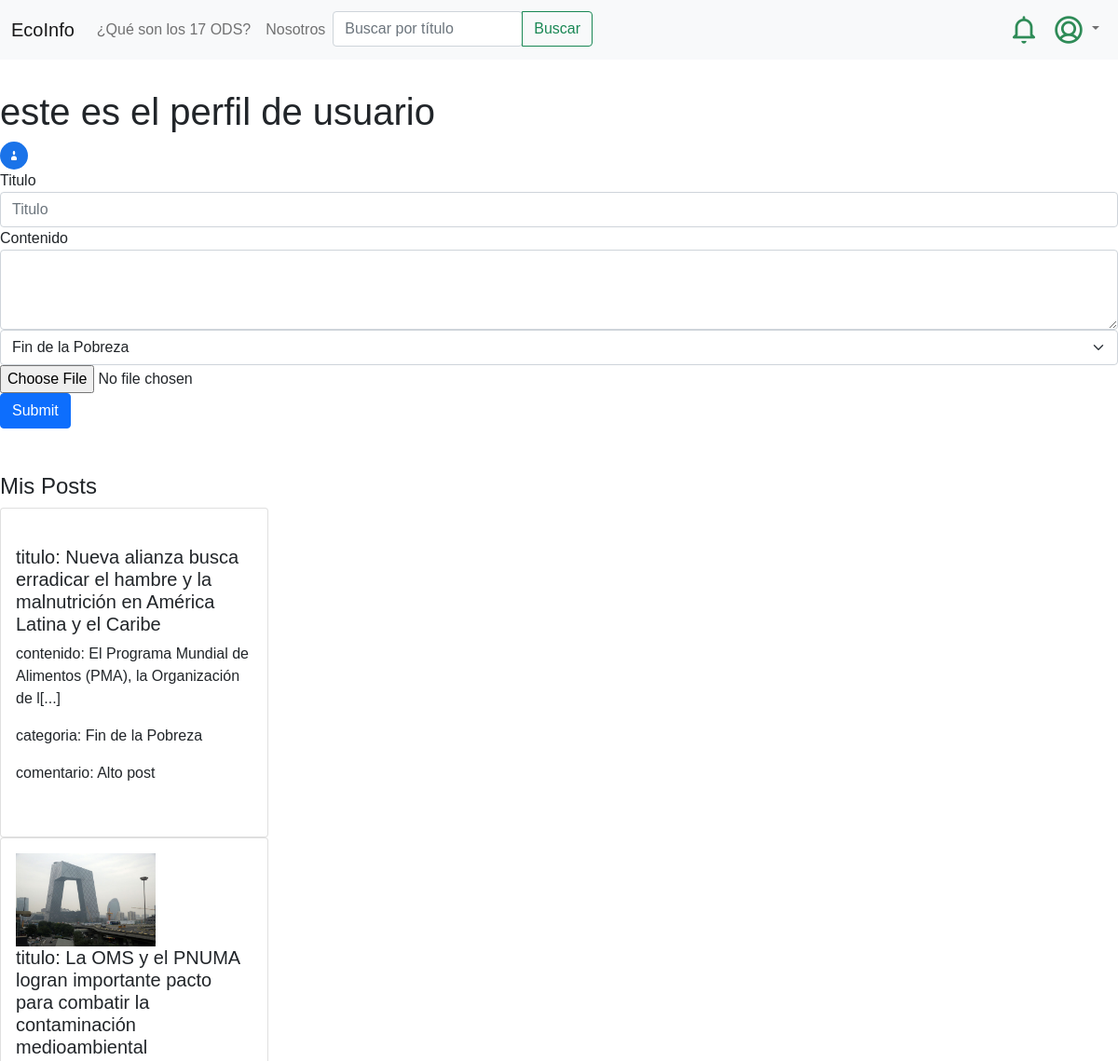
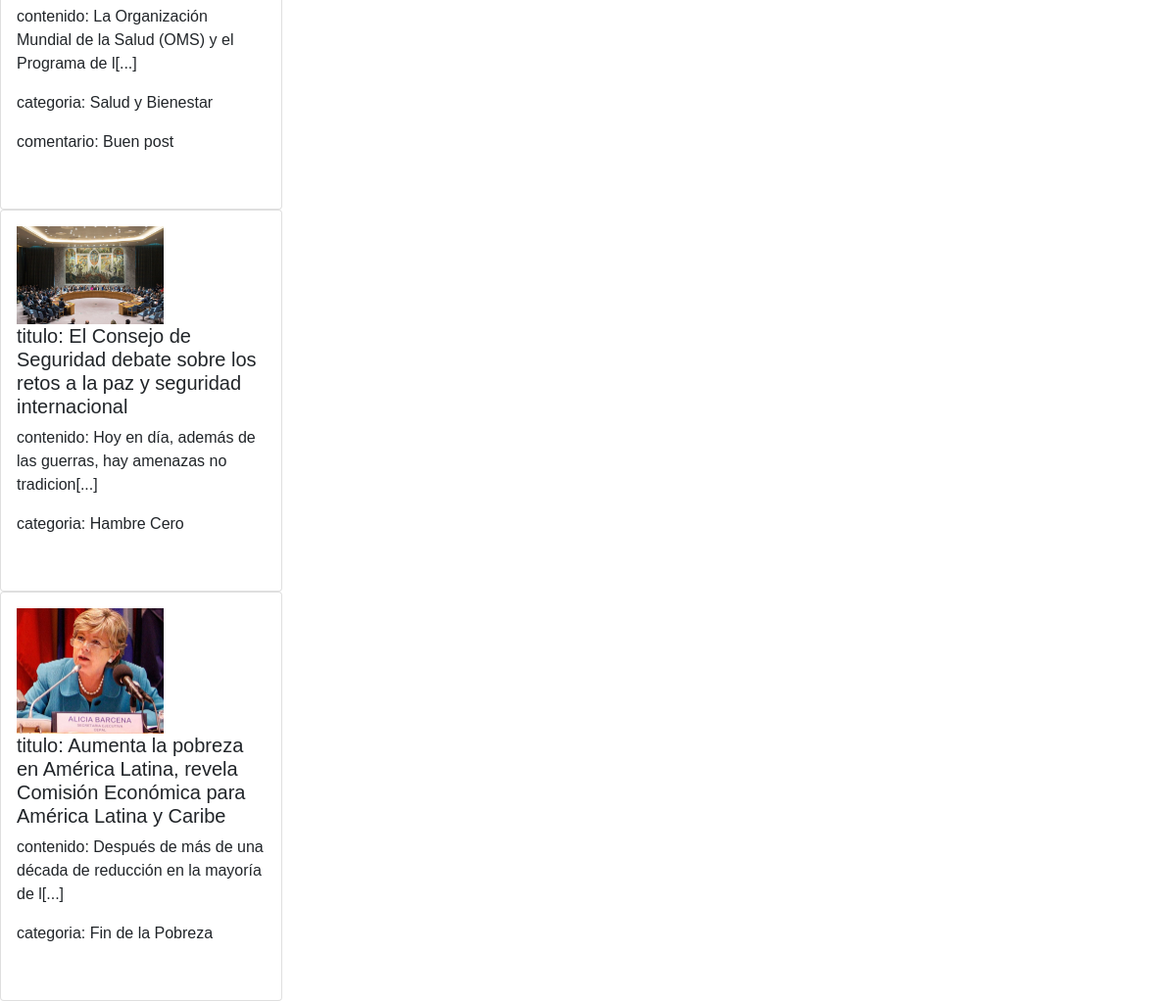
Page /perfil_usuario/ (signed in) on the committed database (2 pictures, top to bottom).
### feed/models.py (models this page shows, shortened)
class usuario(models.Model):
    id = models.AutoField(primary_key=True)
    usuario_fk = models.OneToOneField(User, on_delete=models.CASCADE)
    tipo_usuario = models.ForeignKey(tipo_usuario, on_delete=models.CASCADE, null=False)
    foto= models.FileField(upload_to='fotos_perfil', default='foto_default.jpg')

class post(models.Model):
    posteador = models.ForeignKey(User, on_delete=models.CASCADE, null=True)
    titulo = models.CharField(max_length=100)
    contenido = models.TextField()
    pre_contenido = models.TextField()
    categoria = models.ForeignKey(categoria, on_delete=models.CASCADE,  default=1, null=False)
    creado_en = models.DateTimeField(auto_now_add=True)
    actualizado_en = models.DateTimeField(auto_now=True)
    me_gusta = models.IntegerField(default=0)
    no_megusta = models.IntegerField(default=0)
    imagen = models.FileField(upload_to='imagenes_posts', default='post_default.jpg')
    visitas = models.IntegerField(default=0)

class categoria(models.Model):
    name = models.CharField(max_length=50)
    imagen = models.ImageField(upload_to='categoria',default='categoria_default.png')
    def __str__(self):
        return self.name

class comentario(models.Model):
    post = models.ForeignKey(post, on_delete=models.CASCADE)
    comentador = models.ForeignKey(User, on_delete=models.CASCADE, null=True)
    nombre_comentador = models.CharField(max_length=50, null=True)
    contenido = models.TextField()
    creado_en = models.DateTimeField(auto_now_add=True)
    actualizado_en = models.DateTimeField(auto_now=True)
    aprobado = models.BooleanField(default=False)

### feed/views.py (the view)
# urls.py: path('perfil_usuario/',views.perfil_usuario, name='perfil_usuario'),
@login_required
def perfil_usuario(request):
    notif_user = notificaciones.objects.filter(post__posteador_id=request.user.id ).exclude(usuario_id = request.user.id).order_by('creado_en').reverse()[:10]
    mis_posteos = post.objects.filter(posteador_id=request.user.id).order_by('creado_en').reverse()
    mis_categorias = categoria.objects.filter(id__in = mis_posteos )
    mis_comentarios = comentario.objects.filter(comentador_id=request.user.id).order_by('creado_en').reverse()
    categorias = categoria.objects.all()
    usuario_actual = usuario.objects.get( usuario_fk_id =request.user.id)
    contexto = {'mis_posteos':mis_posteos, 'mis_comentarios':mis_comentarios, 'categorias':categorias, 'notif_user':notif_user, 'mis_categorias':mis_categorias, 'usuario_actual':usuario_actual}
    return render(request,"perfil_usuario.html",contexto)

### feed/templates/perfil_usuario.html (shortened to what this page needs)
{% extends "base.html" %}
{% block content %}
<br><br><br>
    <h1>este es el perfil de usuario</h1>
    {% if  user.is_authenticated %}
    <img src="{{usuario_actual.foto.url }}" style="width: 30px; height: 30px; border-radius: 30px;" >
    {% endif %}
    <form action="{% url 'agregar_post' %} " method="POST"  enctype="multipart/form-data"> {% csrf_token %}
        <div class="form-group">
            <label for="titulo">Titulo</label>
            <input type="text" class="form-control" id="txttitulo" name="txttitulo" placeholder="Titulo">
        </div>
        <div class="form-group">
            <label for="contenido">Contenido</label>
            <textarea class="form-control" id="txtcontenido" name="txtcontenido" rows="3"></textarea>
        </div>
        <div class="form-group">
            <select class="form-gourp form-select" name="txtcategoria" id="txtcategoria" required>
                {% for categoria in categorias %}
                    <option value="{{categoria.id}}" >{{categoria.name}}</option>
                {% endfor %}
              </select>
        </div>
        <div >
            <input type="file" id="txtimagen"  name="txtimagen">
        </div>
        <button type="submit" class="btn btn-primary">Submit</button>
    </form>
     <br>
     <br>
     <h4>Mis Posts</h4>
     {% for post in mis_posteos %}
     <div class="card" style="width: 18rem;">
         <div class="card-body">
            <img src="{{post.imagen.url}}" alt="{{post.tipo_17_ODS}}" style="width:150px;">
             <h5 class="card-title">titulo: {{ post.titulo }}</h5>
             <p class="card-text">contenido: {{ post.pre_contenido }}</p>
             <p class="card-text">  categoria: {{post.categoria}} </p>
             {% for comentario in mis_comentarios %}
             {% if comentario.post_id == post.id %}
                 <p class="card-text">comentario: {{ comentario.contenido }}</p>
             {% endif %}
             {% endfor %}
             <br>
         </div>
     </div>
 {% endfor %}
{% endblock %}

### feed/static/css/estilos.css (style rules this page uses)
html, body { height: 100%; margin: 0; font-family: Helvetica; width: 100%; }

### rows in the picture
usuario: foto (placeholder picture)
post: titulo "Nueva alianza busca erradicar el hambre y la malnutrición en América Latina y el Caribe", pre_contenido "El Programa Mundial de Alimentos (PMA), la Organización de l[...]", categoria "Fin de la Pobreza"
comentario: contenido "Alto post"
post: imagen (picture), titulo "La OMS y el PNUMA logran importante pacto para combatir la contaminación medioambiental", pre_contenido "La Organización Mundial de la Salud (OMS) y el Programa de l[...]", categoria "Salud y Bienestar"
comentario: contenido "Buen post"
post: imagen (picture), titulo "El Consejo de Seguridad debate sobre los retos a la paz y seguridad internacional", pre_contenido "Hoy en día, además de las guerras, hay amenazas no tradicion[...]", categoria "Hambre Cero"
post: imagen (picture), titulo "Aumenta la pobreza en América Latina, revela Comisión Económica para América Latina y Caribe", pre_contenido "Después de más de una década de reducción en la mayoría de l[...]", categoria "Fin de la Pobreza"

### other values in the picture
form field txtcategoria "Fin de la Pobreza"
